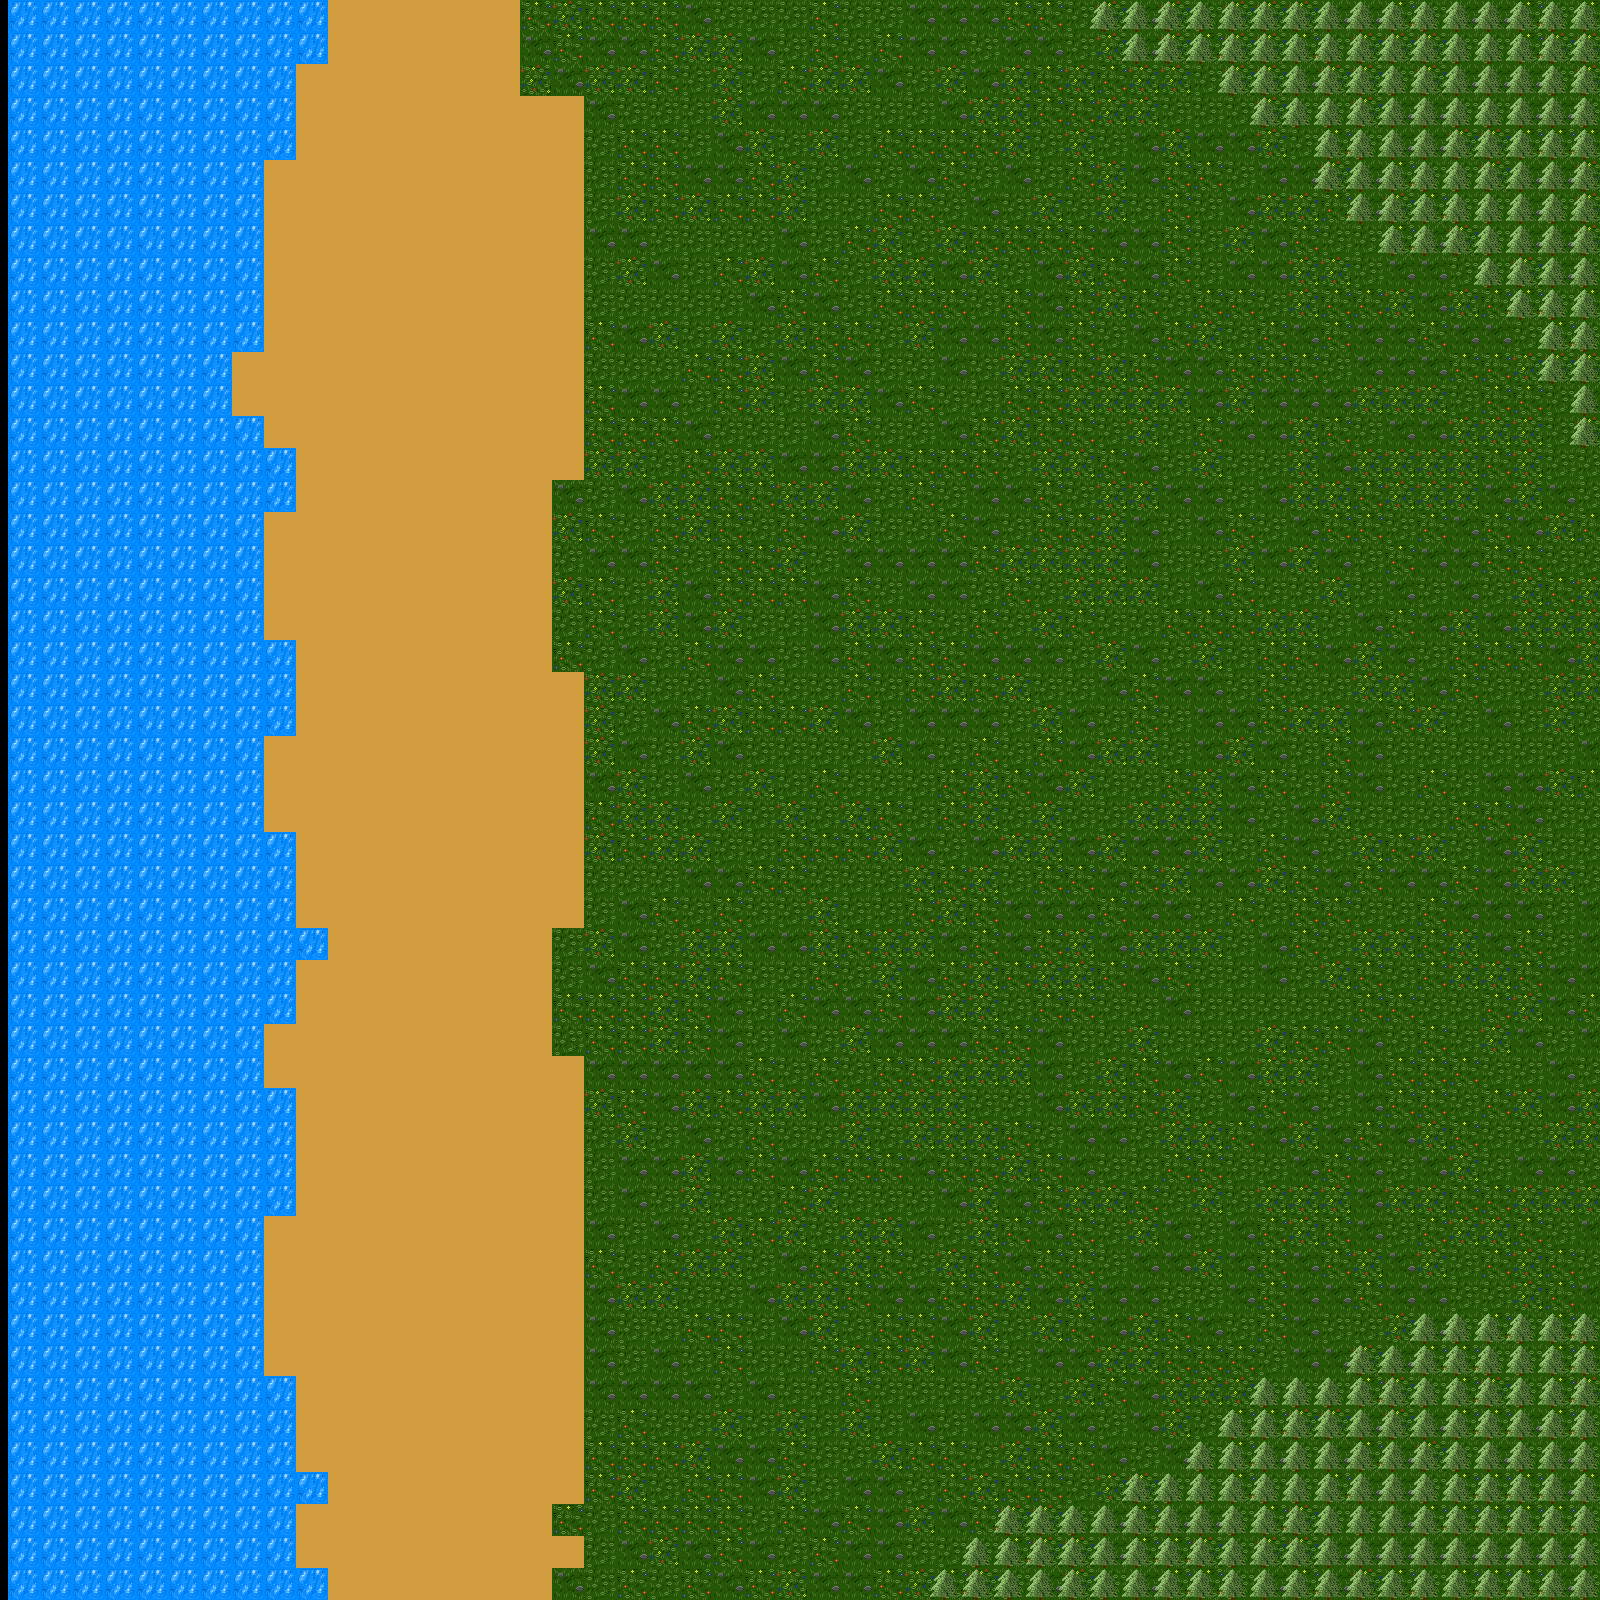

A level layout from a 2D game, rendered from its tile map. Below: a short description, then the map file with tile-grid data replaced by summaries:
An orthogonal 50x50 tile map with 32x32 px tiles, 2 tile layers (Ground, Decorations).

<map version="1.10" tiledversion="1.11.2" orientation="orthogonal" renderorder="right-down" width="50" height="50" tilewidth="32" tileheight="32" infinite="0" nextlayerid="3" nextobjectid="1">
 <tileset firstgid="1" source="Basic_Tileset.tsx" />
 <layer id="1" name="Ground" width="50" height="50" offsetx="8" offsety="0">
  <data>[2500 cells, 2500 non-empty, 6 distinct tile ids]</data>
 </layer>
 <layer id="2" name="Decorations" width="50" height="50">
  <data>[2500 cells, 225 non-empty, 1 distinct tile ids]</data>
 </layer>
</map>
